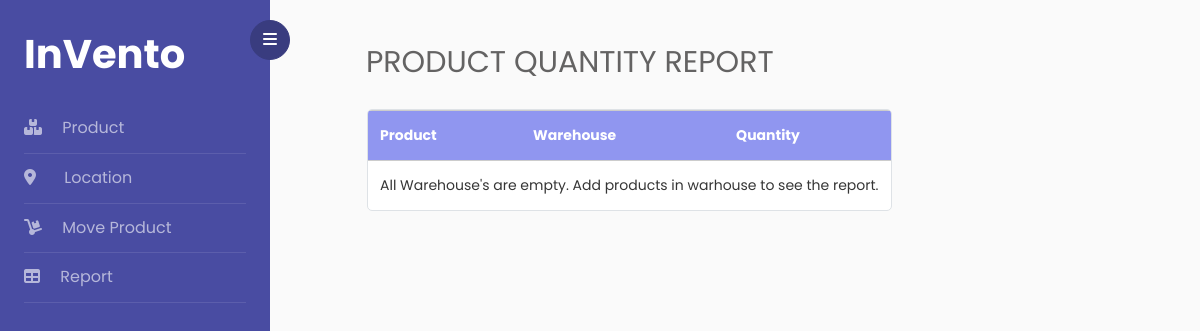
The page /report on the database as committed earlier.
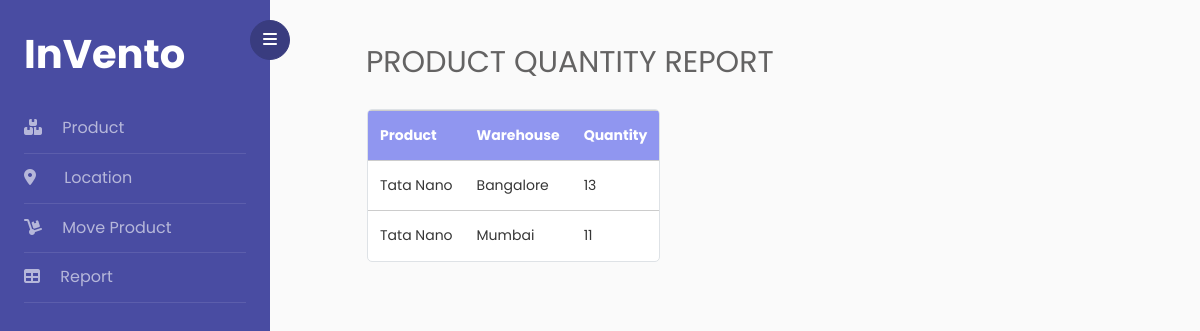
The same page on the database as committed later.
### inventory/models.py (models this page shows, shortened)
class Product(db.Model):
    product_id = db.Column(db.Integer, primary_key=True)
    product_name = db.Column(db.String(20), unique=True, nullable=False)

class ProductMovement(db.Model):
    movement_id = db.Column(db.Integer, primary_key=True)
    timestamp = db.Column(db.DateTime, nullable=False, default=datetime.now)
    from_location = db.Column(db.String(20), db.ForeignKey('location.location_id'))
    to_location = db.Column(db.String(20), db.ForeignKey('location.location_id'))
    product_id = db.Column(db.Integer, db.ForeignKey('product.product_id'), nullable=False)
    qty = db.Column(db.Integer, nullable=False)

### inventory/main/routes.py (the view)
@main.route("/report")
def report():
    product_movements = db.session.query(ProductMovement.to_location, ProductMovement.product_id).filter(ProductMovement.from_location=="").distinct(ProductMovement.to_location).all()
    product = Product.query
    qty = ProductMovement.query
    return render_template('report.html', title='Report', product_movements=product_movements, qty=qty, product=product)

### inventory/templates/report.html (shortened to what this page needs)
{% extends "layout.html" %}
{% block content %}
  <div class="container px-5 py-3">
    <div>
      <h2 class="mb-4 phead">PRODUCT QUANTITY REPORT</h2>
    </div>
    <div class="row">
      <div class="ml-3">
        <table class="table table-hover table-responsive table-bordered">
          <thead class="thead-light">
            <tr>
              <th>Product</th>
              <th>Warehouse</th>
              <th>Quantity</th>
            </tr>
          </thead>
          <tbody>
            {% if not product_movements %}
              <tr>
                <td colspan="3">All Warehouse's are empty. Add products in warhouse to see the report.</td>
              </tr>
            {% else %}
              {% for product_movement in product_movements %}
                <tr>
                  <td>{{ product.get(product_movement.product_id).product_name }}</td>
                  <td>{{ product_movement.to_location }}</td>
                  <td>{{ qty.filter_by(to_location=product_movement.to_location, from_location="", product_id=product_movement.product_id).first().qty }}</td>
                </tr>
              {% endfor %}
            {% endif %}
          </tbody>
        </table>
      </div>
    </div>
  </div>
{% endblock content %}

Rows that differ between the two databases and show on the page:
added ProductMovement: to_location "Bangalore", filter_by "13"
added Product: get "Tata Nano"
added ProductMovement: to_location "Mumbai", filter_by "11"
Other text that changed with them:
text no longer shown: "All Warehouse's are empty. Add products in warhouse to see the report."
